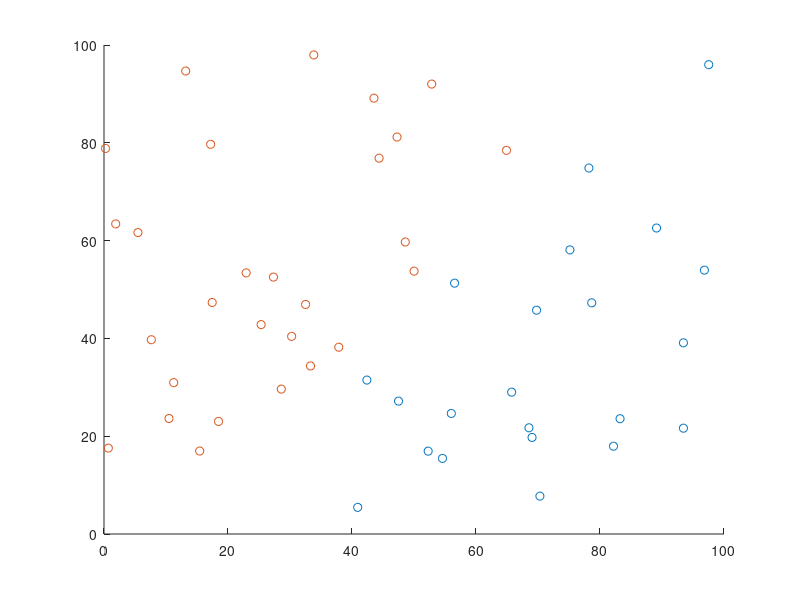

MATLAB code for this plot: (Note: this script raises an error after producing the figure.)
clc;
clear all;

x1 =(100)*rand(50,1);
x2=(100)*rand(50,1);

y(x1>x2)=1;
y(x1<x2)=-1;

data=[x1 x2 y'];

k=1;
con=0.1;
w_old=[0.1 1 -1]';
data=[ones(size(data,1),1) data];
w_old=w_old/norm(w_old);
eta=1
m=1;
w=w_old;

while k>con && m<1000

   for i=1:size(data,1)
        net=w'*data(i,1:end-1)';
        y=sign(net);
        
        
        w=w+(eta*y*data(i,1:end-1)');
    end
   w=w/norm(w);
    k=norm(w-w_old)
    
    w_old=w;
    m=m+1;
end
w=w_old;


figure

scatter(data(data(:,4)==1,2),data(data(:,4)==1,3));
hold on;
scatter(data(data(:,4)==-1,2),data(data(:,4)==-1,3));
syms x;
fn=@(x) (-w(1)-w(2)*x)/w(3);

hold on;
fplot(fn,[0,100]);